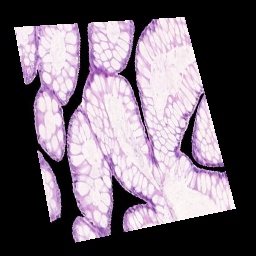
#> input picture PBL-ORB detector/BR/CombineBF/Input/test0.jpg, 256 x 256 px
$ python CombineBF.py
#> lines starting #> are read from the running program, lines starting #| are printed output that depends on the picture
# Author: Om Sinkar

import cv2

# function to read the images by taking there path
def read_image(path1,path2):
  # reading the images from their using imread() function
#> called with path1 = 'Input/test0.jpg', path2 = 'Input/test1.jpg'
    read_img1 = cv2.imread(path1)
#> read_img1 is the input picture: shape (256, 256, 3); mean B, G, R 112.1, 101, 112.1
    read_img2 = cv2.imread(path2)
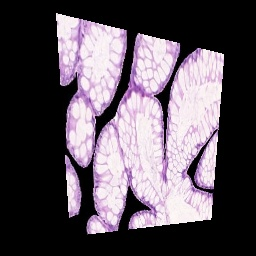
#> input picture PBL-ORB detector/BR/CombineBF/Input/test1.jpg, 256 x 256 px
#> read_img2 is the input picture: shape (256, 256, 3); mean B, G, R 90.4, 81.3, 90.4
    return (read_img1,read_img2)

# function to convert images from RGB to gray scale
def convert_to_grayscale(pic1,pic2):
    gray_img1 = cv2.cvtColor(pic1,cv2.COLOR_BGR2GRAY)
    gray_img2 = cv2.cvtColor(pic2,cv2.COLOR_BGR2GRAY)
    return (gray_img1,gray_img2)

def detector(image1,image2):
	# creating ORB detector
	detect = cv2.ORB_create()

	# finding key points and descriptors of both images using detectAndCompute() function
	key_point1,descrip1 = detect.detectAndCompute(image1,None)
#> key_point1 = 436 keypoints; strongest (x, y, size): (203, 97, 37.2), (50, 220, 31), (120, 74, 31), (63, 106, 31)
	key_point2,descrip2 = detect.detectAndCompute(image2,None)
#> key_point2 = 453 keypoints; strongest (x, y, size): (222, 54, 31), (210, 219, 31), (139, 33, 31), (96, 117, 31)
	return (key_point1,descrip1,key_point2,descrip2)

def BF_FeatureMatcher(des1,des2):
    brute_force = cv2.BFMatcher(cv2.NORM_HAMMING,crossCheck=True)
    no_of_matches = brute_force.match(des1,des2)


    no_of_matches = sorted(no_of_matches,key=lambda x:x.distance)
    return no_of_matches

def BF_FeatureMatcher(des1,des2):
    brute_force = cv2.BFMatcher(cv2.NORM_HAMMING,crossCheck=True)
    no_of_matches = brute_force.match(des1,des2)

    # finding the humming distance of the matches and sorting them
    no_of_matches = sorted(no_of_matches,key=lambda x:x.distance)
    return no_of_matches

# function displaying the output image with the feature matching
# def display_output(pic1,kpt1,pic2,kpt2,best_match):
#     # drawing the feature matches using drawMatches() function
#     output_image = cv2.drawMatches(pic1,kpt1,pic2,kpt2,best_match[:30],None,flags=2)
#     cv2.imshow('Output image',output_image)


def display_output(pic1,kpt1,pic2,kpt2,best_match):


    output_image = cv2.drawMatches(pic1,kpt1,pic2,kpt2,best_match,None,flags=2)
    cv2.imwrite('Output 3/output_image.jpg',output_image)
    cv2.imshow('Output image',output_image)

# main function
if __name__ == '__main__':
 # giving the path of both of the images
    first_image_path = 'Input/test0.jpg'
    second_image_path = 'Input/test1.jpg'

    # reading the image from there path by calling the function
    img1, img2 = read_image(first_image_path,second_image_path)

    # converting the readed images into the gray scale images by calling the function
    cv2.imshow('Gray scaled image 1',img1)
    cv2.imshow('Gray scaled image 2',img2)
    cv2.waitKey()
    cv2.destroyAllWindows()
    key_pt1,descrip1,key_pt2,descrip2 = detector(img1,img2)
#> key_pt1 has the same summary as key_point1 in detector; key_pt2 has the same summary as key_point2 in detector
    cv2.imshow("Key points of Image 1",cv2.drawKeypoints(img1,key_pt1,None))
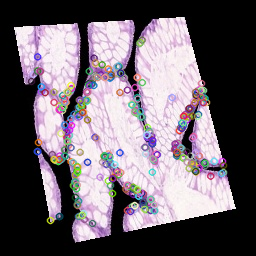
#> window 'Key points of Image 1': shape (256, 256, 3); mean B, G, R 108.4, 99.9, 109
    cv2.imshow("Key points of Image 2",cv2.drawKeypoints(img2,key_pt2,None))
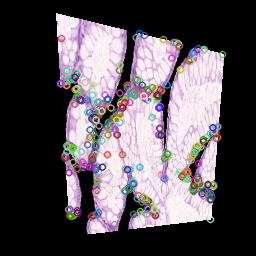
#> window 'Key points of Image 2': shape (256, 256, 3); mean B, G, R 86.8, 80.8, 87.7
    out1 = cv2.drawKeypoints(img1,key_pt1,None)
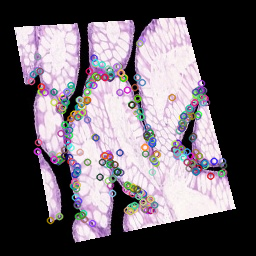
#> out1: shape (256, 256, 3); mean B, G, R 108.1, 99.8, 108.4
    out2 = cv2.drawKeypoints(img2,key_pt2,None)
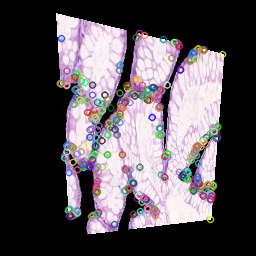
#> out2: shape (256, 256, 3); mean B, G, R 87.2, 80.8, 87.8
    cv2.imwrite('Output/out1.jpg',out1)
    cv2.imwrite('Output/out2.jpg',out2)
    # printing descriptors of both of the images
    print(f'Descriptors of Image 1 {descrip1}')
#> (printed output is left out)
    print(f'Descriptors of Image 2 {descrip2}')
#> (printed output is left out)
    print('------------------------------')
    cv2.imwrite('Output/out1_1.jpg',out1)
    cv2.imwrite('Output/out2_1.jpg',out2)
	# printing the Shape of the descriptors
    print(f'Shape of descriptor of first image {descrip1.shape}')
#| Shape of descriptor of first image (436, 32)
    print(f'Shape of descriptor of second image {descrip2.shape}')
#| Shape of descriptor of second image (453, 32)
    cv2.waitKey()
    cv2.destroyAllWindows()

    number_of_matches = BF_FeatureMatcher(descrip1,descrip2)
#> in BF_FeatureMatcher, `no_of_matches = brute_force.match(des1,des2)`: no_of_matches = 193 matches
#> number_of_matches = 193 matches
    tot_feature_matches = len(number_of_matches)
#> tot_feature_matches = 193

    # printing total number of feature matches found
    print(f'Total Number of Features matches found are {tot_feature_matches}')
#| Total Number of Features matches found are 193

    # after drawing the feature matches displaying the output image
    display_output(img1,key_pt1,img2,key_pt2,number_of_matches)
#> in display_output, `output_image = cv2.drawMatches(pic1,kpt1,pic2,kpt2,best_match,None,fla..`:
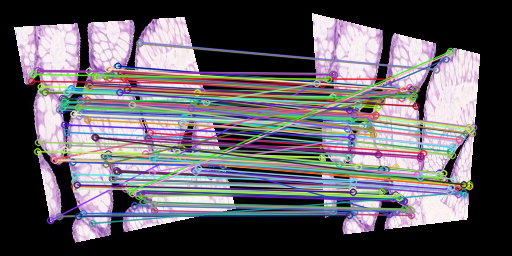
#> output_image: shape (256, 512, 3); mean B, G, R 102.1, 95.1, 99.9
    cv2.waitKey()
    cv2.destroyAllWindows()
